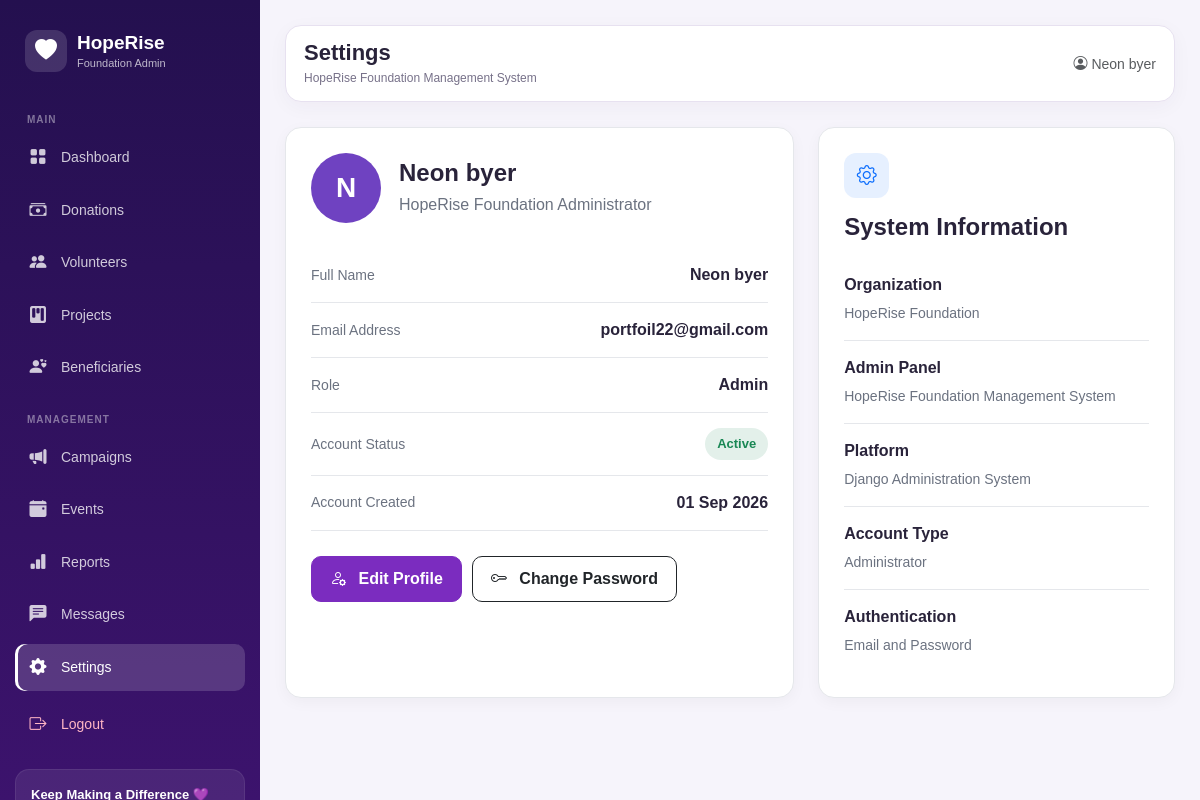
The page /dashboard/settings/ (signed in) on the database its author committed.
### accounts/models.py (models this page shows, shortened)
class User(AbstractBaseUser, PermissionsMixin):
    ROLE_CHOICES = [
        ("admin", "Admin"),
    ]
    STATUS_CHOICES = [
        ("active", "Active"),
        ("inactive", "Inactive"),
    ]
    full_name = models.CharField(max_length=100)
    email = models.EmailField(
        unique=True
    )
    role = models.CharField(
        max_length=20,
        choices=ROLE_CHOICES,
        default="admin"
    )
    status = models.CharField(
        max_length=20,
        choices=STATUS_CHOICES,
        default="active"
    )
    created_at = models.DateTimeField(
        auto_now_add=True
    )
    is_active = models.BooleanField(default=True)
    is_staff = models.BooleanField(default=False)
    objects = UserManager()
    USERNAME_FIELD = "email"
    REQUIRED_FIELDS = ["full_name"]

### adminpanel/views.py (the view)
    @login_required
    def wrapper(request, *args, **kwargs):
        if not request.user.is_active:
            logout(request)
            return redirect("login")
        if request.user.status != "active":
            logout(request)
            return redirect("login")
        return view_func(request, *args, **kwargs)

### adminpanel/views.py (called while the page is built)
def active_admin_required(view_func):
    @login_required
    def wrapper(request, *args, **kwargs):
        if not request.user.is_active:
            logout(request)
            return redirect("login")
        if request.user.status != "active":
            logout(request)
            return redirect("login")
        return view_func(request, *args, **kwargs)
    return wrapper

@active_admin_required
def settings(request):
    return render(
        request,
        "adminpanel/settings.html"
    )

### adminpanel/templates/adminpanel/settings.html (shortened to what this page needs)
{% extends "adminpanel/base.html" %}
{% block page_title %}Settings{% endblock %}
{% block content %}
<div class="row g-4">
<div class="col-lg-7">
    <div class="settings-card">
        <div class="profile-header">
            <div class="profile-avatar">
                {{ user.full_name|first|upper }}
            </div>
            <div>
                <h4>
                    {{ user.full_name }}
                </h4>
                <p>
                    HopeRise Foundation Administrator
                </p>
            </div>
        </div>
        <div class="setting-row">
            <div class="setting-label">
                Full Name
            </div>
            <div class="setting-value">
                {{ user.full_name }}
            </div>
        </div>
        <div class="setting-row">
            <div class="setting-label">
                Email Address
            </div>
            <div class="setting-value">
                {{ user.email }}
            </div>
        </div>
        <div class="setting-row">
            <div class="setting-label">
                Role
            </div>
            <div class="setting-value">
                {{ user.get_role_display }}
            </div>
        </div>
        <div class="setting-row">
            <div class="setting-label">
                Account Status
            </div>
            <div class="setting-value">
                {% if user.status == "active" %}
                    <span class="status-badge">
                        Active
                    </span>
                {% else %}
                    <span class="badge bg-secondary">
                        Inactive
                    </span>
                {% endif %}
            </div>
        </div>
        <div class="setting-row">
            <div class="setting-label">
                Account Created
            </div>
            <div class="setting-value">
                {{ user.created_at|date:"d M Y" }}
            </div>
        </div>
        <div class="settings-actions">
            <button
                type="button"
                class="btn btn-primary"
                data-bs-toggle="modal"
                data-bs-target="#editProfileModal"
            >
                <i class="bi bi-person-gear me-2"></i>
                Edit Profile
            </button>
            <button
                type="button"
                class="btn btn-outline-dark"
                data-bs-toggle="modal"
                data-bs-target="#changePasswordModal"
            >
                <i class="bi bi-key me-2"></i>
                Change Password
            </button>
        </div>
    </div>
</div>
<div class="col-lg-5">
    <div class="settings-card">
        <div class="info-icon">
            <i class="bi bi-gear"></i>
        </div>
        <h4 class="fw-bold mb-3">
            System Information
        </h4>
        <div class="system-item">
            <strong>
                Organization
            </strong>
            <span>
                HopeRise Foundation
            </span>
        </div>
        <div class="system-item">
            <strong>
                Admin Panel
            </strong>
            <span>
                HopeRise Foundation Management System
            </span>
        </div>
        <div class="system-item">
            <strong>
                Platform
            </strong>
            <span>
                Django Administration System
            </span>
        </div>
        <div class="system-item">
            <strong>
                Account Type
            </strong>
            <span>
                Administrator
            </span>
        </div>
        <div class="system-item">
            <strong>
                Authentication
            </strong>
            <span>
                Email and Password
            </span>
        </div>
    </div>
</div>
</div>
{% endblock %}

### adminpanel/templates/adminpanel/base.html (shortened to what this page needs)
{% load static %}
<!DOCTYPE html>
<html lang="en">
<head>
    <link
        href="https://cdn.jsdelivr.net/npm/bootstrap@5.3.3/dist/css/bootstrap.min.css"
        rel="stylesheet"
    >
    <link
        href="https://cdn.jsdelivr.net/npm/bootstrap-icons@1.11.3/font/bootstrap-icons.css"
        rel="stylesheet"
    >
    <link
        href="https://unpkg.com/aos@2.3.1/dist/aos.css"
        rel="stylesheet"
    >
</head>
<body>
<aside class="sidebar">
    <a href="{% url 'dashboard' %}" class="brand">
        <div class="brand-icon">
            <i class="bi bi-heart-fill"></i>
        </div>
        <div class="brand-text">
            HopeRise
            <span class="brand-small">
                Foundation Admin
            </span>
        </div>
    </a>
    <div class="sidebar-title">
        Main
    </div>
    <ul>
        <li>
            <a
                href="{% url 'dashboard' %}"
                class="nav-link {% if request.resolver_match.url_name == 'dashboard' %}active{% endif %}"
            >
                <i class="bi bi-grid-fill"></i>
                <span>Dashboard</span>
            </a>
        </li>
        <li>
            <a
                href="{% url 'donations' %}"
                class="nav-link {% if request.resolver_match.url_name == 'donations' %}active{% endif %}"
            >
                <i class="bi bi-cash-stack"></i>
                <span>Donations</span>
            </a>
        </li>
        <li>
            <a
                href="{% url 'volunteers' %}"
                class="nav-link {% if request.resolver_match.url_name == 'volunteers' %}active{% endif %}"
            >
                <i class="bi bi-people-fill"></i>
                <span>Volunteers</span>
            </a>
        </li>
        <li>
            <a
                href="{% url 'projects' %}"
                class="nav-link {% if request.resolver_match.url_name == 'projects' %}active{% endif %}"
            >
                <i class="bi bi-kanban-fill"></i>
                <span>Projects</span>
            </a>
        </li>
        <li>
            <a
                href="{% url 'beneficiaries' %}"
                class="nav-link {% if request.resolver_match.url_name == 'beneficiaries' %}active{% endif %}"
            >
                <i class="bi bi-person-hearts"></i>
                <span>Beneficiaries</span>
            </a>
        </li>
    </ul>
    <div class="sidebar-title">
        Management
    </div>
    <ul>
        <li>
            <a
                href="{% url 'campaigns' %}"
                class="nav-link {% if request.resolver_match.url_name == 'campaigns' %}active{% endif %}"
            >
                <i class="bi bi-megaphone-fill"></i>
                <span>Campaigns</span>
            </a>
        </li>
        <li>
            <a
                href="{% url 'events' %}"
                class="nav-link {% if request.resolver_match.url_name == 'events' %}active{% endif %}"
            >
                <i class="bi bi-calendar-event-fill"></i>
                <span>Events</span>
            </a>
        </li>
        <li>
            <a
                href="{% url 'reports' %}"
                class="nav-link {% if request.resolver_match.url_name == 'reports' %}active{% endif %}"
            >
                <i class="bi bi-bar-chart-fill"></i>
                <span>Reports</span>
            </a>
        </li>
        <li>
            <a
                href="#"
                class="nav-link"
            >
                <i class="bi bi-chat-left-text-fill"></i>
                <span>Messages</span>
            </a>
        </li>
        <li>
            <a
                href="{% url 'settings' %}"
                class="nav-link {% if request.resolver_match.url_name == 'settings' %}active{% endif %}"
            >
                <i class="bi bi-gear-fill"></i>
                <span>Settings</span>
            </a>
        </li>
        <li class="logout-link">
            <a
                href="{% url 'logout' %}"
                class="nav-link"
            >
                <i class="bi bi-box-arrow-right"></i>
                <span>Logout</span>
            </a>
        </li>
    </ul>
    <div class="sidebar-card">
        <div class="sidebar-card-title">
            Keep Making a Difference 💜
        </div>
    </div>
</aside>
<main class="main-content">
    <div class="topbar">
        <div>
            <h1 class="page-title">
                {% block page_title %}{% endblock %}
            </h1>
            <p class="page-subtitle">
                HopeRise Foundation Management System
            </p>
        </div>
        <div>
            {% if request.user.is_authenticated %}
                <span class="small text-muted">
                    <i class="bi bi-person-circle"></i>
                    {{ request.user.full_name }}
                </span>
            {% endif %}
        </div>
    </div>
    {% block content %}
    {% endblock %}
</main>
</body>
</html>

### adminpanel/templates/adminpanel/base.html (style rules this page uses)
:root { --primary: #7b2cbf; --primary-light: #9d4edd; --secondary: #f72585; --sidebar: #24104f; --sidebar-2: #3c136d; --background: #f6f4fb; --card: #ffffff; --text: #29233a; --muted: #777189; --border: #e7e1f0; }
* { box-sizing: border-box; }
body { margin: 0; font-family: Arial, Helvetica, sans-serif; background: var(--background); color: var(--text); }
.sidebar { width: 260px; height: 100vh; min-height: 0; position: fixed; left: 0; top: 0; z-index: 1000; background: linear-gradient( 180deg, var(--sidebar), var(--sidebar-2) ); color: #fff; padding: 22px 15px; overflow-y: auto; overflow-x: hidden; transition: transform 0.3s ease, width 0.3s ease; scroll-behavior: smooth; }
.brand { display: flex; align-items: center; gap: 10px; padding: 8px 10px 25px; color: #fff; text-decoration: none; }
.brand-icon { width: 42px; height: 42px; display: flex; align-items: center; justify-content: center; background: rgba(255, 255, 255, 0.14); border-radius: 12px; font-size: 22px; }
.brand-text { font-size: 19px; font-weight: 700; line-height: 1.2; }
.brand-small { display: block; font-size: 11px; font-weight: 400; opacity: 0.7; margin-top: 2px; }
.sidebar ul { list-style: none; padding: 0; margin: 0; }
.sidebar li { margin-bottom: 5px; }
.nav-link { display: flex; align-items: center; gap: 13px; width: 100%; padding: 11px 13px; color: rgba(255, 255, 255, 0.78); text-decoration: none; border-radius: 10px; font-size: 14px; transition: background 0.2s ease, color 0.2s ease, transform 0.2s ease; }
.nav-link i { width: 20px; min-width: 20px; text-align: center; font-size: 17px; }
.nav-link.active { background: rgba(255, 255, 255, 0.16); color: #fff; box-shadow: inset 3px 0 0 #fff; }
.sidebar-title { padding: 15px 12px 7px; font-size: 10px; font-weight: 700; text-transform: uppercase; letter-spacing: 1px; color: rgba(255, 255, 255, 0.42); }
.sidebar-card { margin-top: 20px; padding: 15px; background: rgba(255, 255, 255, 0.08); border: 1px solid rgba(255, 255, 255, 0.08); border-radius: 14px; }
.sidebar-card-title { font-size: 13px; font-weight: 600; margin-bottom: 5px; }
.logout-link { margin-top: 10px; }
.logout-link .nav-link { color: #ffb6c5; }
.main-content { margin-left: 260px; min-height: 100vh; padding: 25px; }
.topbar { background: var(--card); border: 1px solid var(--border); border-radius: 16px; padding: 14px 18px; margin-bottom: 25px; display: flex; align-items: center; justify-content: space-between; box-shadow: 0 5px 20px rgba(44, 20, 75, 0.04); }
.page-title { margin: 0; font-size: 22px; font-weight: 700; }
.page-subtitle { margin: 3px 0 0; font-size: 12px; color: var(--muted); }
.btn-primary { background: var(--primary); border-color: var(--primary); }

### adminpanel/templates/adminpanel/settings.html (style rules this page uses)
.settings-card { background: var(--card-bg, #ffffff); border: 1px solid var(--border-color, #e5e7eb); border-radius: 16px; padding: 25px; height: 100%; box-shadow: 0 4px 15px rgba(0, 0, 0, 0.04); }
.profile-header { display: flex; align-items: center; gap: 18px; margin-bottom: 25px; }
.profile-avatar { width: 70px; height: 70px; border-radius: 50%; background: #6f42c1; color: white; display: flex; align-items: center; justify-content: center; font-size: 28px; font-weight: 700; flex-shrink: 0; }
.profile-header h4 { margin: 0 0 5px; font-weight: 700; }
.profile-header p { margin: 0; color: #6b7280; }
.setting-row { display: flex; justify-content: space-between; align-items: center; gap: 20px; padding: 15px 0; border-bottom: 1px solid var(--border-color, #e5e7eb); }
.setting-label { color: #6b7280; font-size: 14px; }
.setting-value { font-weight: 600; text-align: right; }
.status-badge { display: inline-block; padding: 6px 12px; border-radius: 20px; background: rgba(25, 135, 84, 0.12); color: #198754; font-size: 13px; font-weight: 600; }
.info-icon { width: 45px; height: 45px; border-radius: 12px; background: rgba(13, 110, 253, 0.10); color: #0d6efd; display: flex; align-items: center; justify-content: center; font-size: 20px; margin-bottom: 15px; }
.system-item { padding: 15px 0; border-bottom: 1px solid var(--border-color, #e5e7eb); }
.system-item:last-child { border-bottom: none; }
.system-item strong { display: block; margin-bottom: 4px; }
.system-item span { color: #6b7280; font-size: 14px; }
.settings-actions { display: flex; gap: 10px; margin-top: 25px; flex-wrap: wrap; }
.settings-actions button { border-radius: 10px; padding: 10px 18px; font-weight: 600; }

### rows shown on the page
User: user.full_name "Neon byer", full_name|first "N", full_name "Neon byer", email "portfoil22@gmail.com", role "Admin", created_at "01 Sep 2026"
